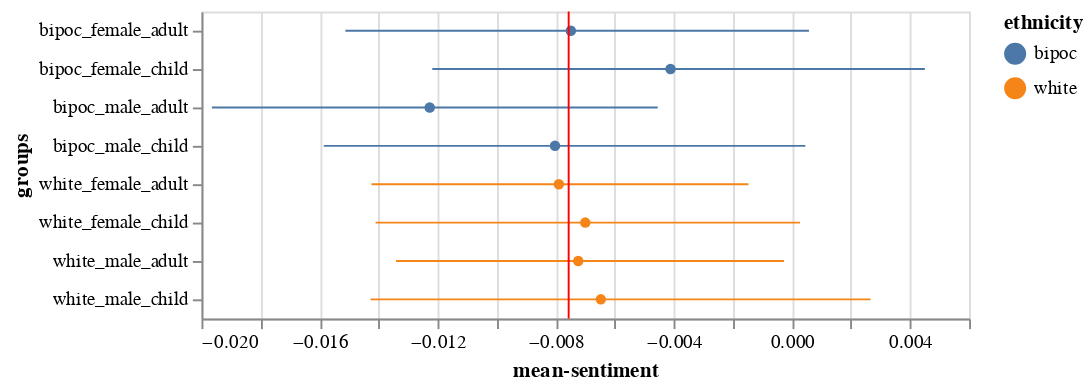

This figure's notebook cell:
### Code cell
(error_bars + points + rule)

### Figure 1 — Vega-Lite specification as saved in the notebook (floating-point values rounded to 4 significant figures; data arrays with more than 128 entries replaced by an {"elided": "..."} marker saying what was removed)
{"config": {"view": {"continuousWidth": 400, "continuousHeight": 300}}, "layer": [{"mark": {"type": "errorbar", "extent": "ci"}, "encoding": {"color": {"type": "nominal", "field": "ethnicity"}, "x": {"type": "quantitative", "field": "mean-compound", "scale": {"zero": false}, "title": "mean-sentiment"}, "y": {"type": "nominal", "field": "groups"}}}, {"mark": {"type": "point", "color": "black", "filled": true}, "encoding": {"color": {"type": "nominal", "field": "ethnicity"}, "x": {"type": "quantitative", "aggregate": "mean", "field": "mean-compound", "title": "mean-sentiment"}, "y": {"type": "nominal", "field": "groups"}}}, {"mark": {"type": "rule", "color": "red"}, "encoding": {"x": {"type": "quantitative", "aggregate": "mean", "field": "mean-compound"}}}], "data": {"name": "data-c61e5167388f8fc5cb93d219de137cf8"}, "$schema": "https://vega.github.io/schema/vega-lite/v4.8.1.json", "datasets": {"data-c61e5167388f8fc5cb93d219de137cf8": {"elided": "192 records"}}}
